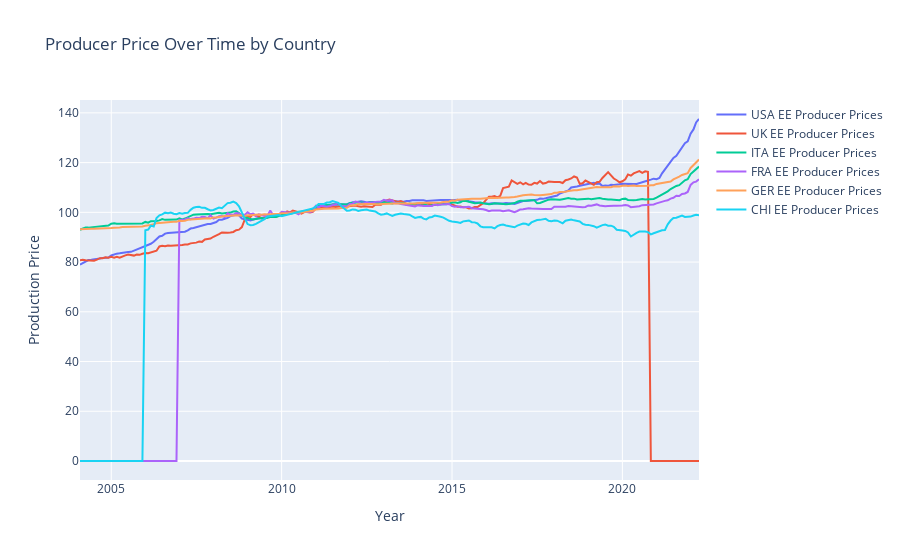

Notebook code for this chart:
### Code cell
producer_prices = ['USA EE Producer Prices', 'UK EE Producer Prices',
                     'ITA EE Producer Prices', 'FRA EE Producer Prices',
                     'GER EE Producer Prices', 'CHI EE Producer Prices',
]
producer_price_data = market_data_resampled[producer_prices]

# Create an empty list for traces
traces = []

# Create a trace for each country
for country in producer_prices:
    trace = go.Scatter(
        x=producer_price_data.index,  
        y=producer_price_data[country],  
        mode='lines', 
        name=country 
    )
    traces.append(trace)

# Define the layout
layout = go.Layout(
    title="Producer Price Over Time by Country",
    xaxis=dict(title='Year'),
    yaxis=dict(title='Production Price'),
)

# Create the figure and plot it
fig = go.Figure(data=traces, layout=layout)

# Show the plot
fig.show()

### Figure 1 — Plotly figure (JSON) as saved in the notebook; plotly's stock layout.template omitted (floating-point values rounded to 4 significant figures; data arrays with more than 128 entries replaced by an {"elided": "..."} marker saying what was removed)
{"data": [{"mode": "lines", "name": "USA EE Producer Prices", "type": "scatter", "x": {"elided": "219 str values"}, "y": {"elided": "219 float values"}}, {"mode": "lines", "name": "UK EE Producer Prices", "type": "scatter", "x": {"elided": "219 str values"}, "y": {"elided": "219 float values"}}, {"mode": "lines", "name": "ITA EE Producer Prices", "type": "scatter", "x": {"elided": "219 str values"}, "y": {"elided": "219 float values"}}, {"mode": "lines", "name": "FRA EE Producer Prices", "type": "scatter", "x": {"elided": "219 str values"}, "y": {"elided": "219 float values"}}, {"mode": "lines", "name": "GER EE Producer Prices", "type": "scatter", "x": {"elided": "219 str values"}, "y": {"elided": "219 float values"}}, {"mode": "lines", "name": "CHI EE Producer Prices", "type": "scatter", "x": {"elided": "219 str values"}, "y": {"elided": "219 float values"}}], "layout": {"title": {"text": "Producer Price Over Time by Country"}, "xaxis": {"title": {"text": "Year"}}, "yaxis": {"title": {"text": "Production Price"}}}}
